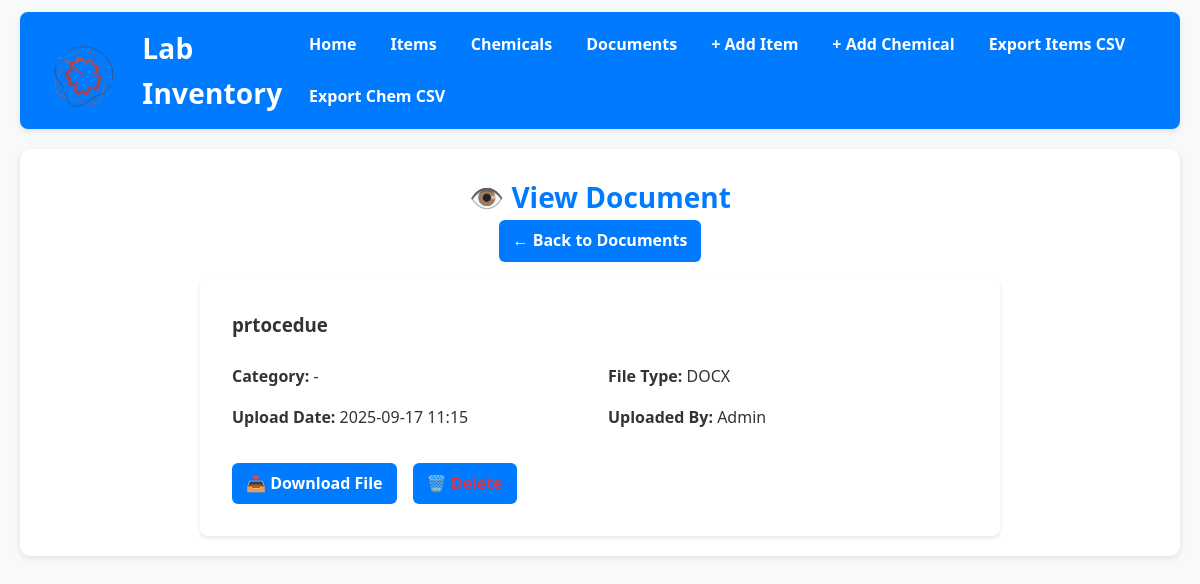
Screenshot of /documents/view/1 with the database file from the repository.
### app.py (models this page shows, shortened)
class Document(db.Model):
    id = db.Column(db.Integer, primary_key=True)
    title = db.Column(db.String(200), nullable=False)
    description = db.Column(db.Text)
    category = db.Column(db.String(100))  # e.g., Protocol, Manual, Report, SOP
    document_type = db.Column(db.String(100))  # e.g., PDF, Word, Excel, Image
    upload_date = db.Column(db.DateTime, default=datetime.utcnow)
    file_path = db.Column(db.String(300), nullable=False)
    tags = db.Column(db.String(300))  # comma-separated tags
    uploaded_by = db.Column(db.String(100))

### app.py (the view)
@app.route('/documents/view/<int:doc_id>')
def view_document(doc_id):
    doc = Document.query.get_or_404(doc_id)
    return render_template('view_document.html', document=doc)

### templates/view_document.html (shortened to what this page needs)
{% extends "base.html" %}
{% block content %}
<div class="page-header">
    <h1 class="page-title">👁️ View Document</h1>
    <a href="{{ url_for('documents') }}" class="btn secondary">← Back to Documents</a>
</div>
<div class="document-details">
    <div class="detail-card">
        <h3>{{ document.title }}</h3>
        <div class="detail-grid">
            <div><strong>Category:</strong> {{ document.category or '-' }}</div>
            <div><strong>File Type:</strong> {{ document.document_type|upper }}</div>
            <div><strong>Upload Date:</strong> {{ document.upload_date.strftime('%Y-%m-%d %H:%M') }}</div>
            <div><strong>Uploaded By:</strong> {{ document.uploaded_by }}</div>
        </div>
        <div class="action-buttons">
            <a href="{{ url_for('download_document', doc_id=document.id) }}" class="btn primary" download>📥 Download File</a>
            <a href="{{ url_for('delete_document', doc_id=document.id) }}" class="btn delete" onclick="return confirm('Delete this document?')">🗑️ Delete</a>
        </div>
    </div>
</div>
{% endblock %}

### static/style.css (style rules this page uses)
:root { --blue: #007bff; --blue-dark: #0056b3; --green: #28a745; --green-dark: #218838; --red: #dc3545; --red-dark: #c82333; --text: #333; --muted: #6b7280; --bg: #f8f9fa; --card: #ffffff; --border: #ddd; --shadow: 0 2px 6px rgba(0,0,0,0.1); }
* { margin: 0; padding: 0; box-sizing: border-box; }
html, body { font-family: "Segoe UI", Tahoma, Geneva, Verdana, sans-serif; background: var(--bg); color: var(--text); line-height: 1.6; }
.page-header { text-align: center; margin: 6px 0 16px; }
.page-title { font-size: 28px; font-weight: 800; color: var(--blue); }
.btn, button { display: inline-block; padding: 8px 14px; background: var(--blue); color: #fff; border: none; border-radius: 6px; text-decoration: none; font-weight: 600; cursor: pointer; transition: background .2s ease, color .2s ease, opacity .2s ease; }
a.delete { color: var(--red); font-weight: 700; text-decoration: none; }
.document-details { max-width: 800px; margin: 0 auto; }
.detail-card { background: white; padding: 2rem; border-radius: 8px; box-shadow: 0 2px 4px rgba(0,0,0,0.1); }
.detail-grid { display: grid; grid-template-columns: 1fr 1fr; gap: 1rem; margin: 1.5rem 0; }
.action-buttons { margin-top: 2rem; display: flex; gap: 1rem; }

### templates/view_document.html (style rules this page uses)
.document-details { max-width: 800px; margin: 0 auto; }
.detail-card { background: white; padding: 2rem; border-radius: 8px; box-shadow: 0 2px 4px rgba(0,0,0,0.1); }
.detail-grid { display: grid; grid-template-columns: 1fr 1fr; gap: 1rem; margin: 1.5rem 0; }
.action-buttons { margin-top: 2rem; display: flex; gap: 1rem; }

### rows the page displays
Document: title "prtocedue", category "-", document_type "DOCX", upload_date "2025-09-17 11:15", uploaded_by "Admin"
